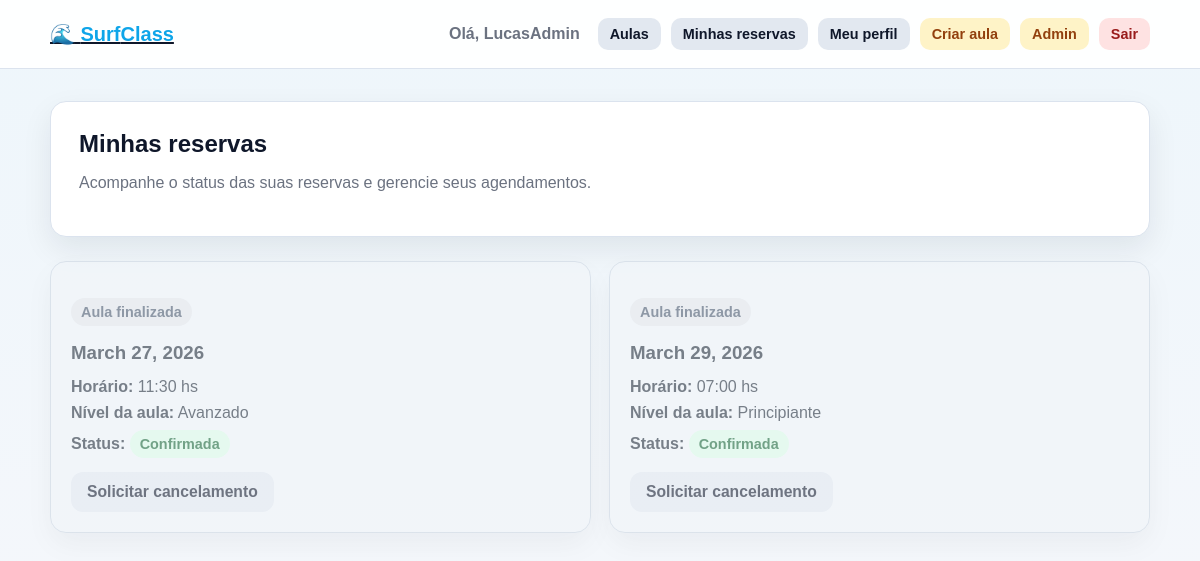
Screenshot of /api/mis-reservas/ (signed in) with the database file from the repository.
### surf_school/models.py (models this page shows, shortened)
class Reserva(models.Model):#Crea el modelo de Reserva
    ESTADO_OPCIONES = [#Opciones de estado de una reserva
        ('P', 'Pendiente'),
        ('C', 'Confirmada'),
        ('X', 'Cancelada'),
    ]
    alumno = models.ForeignKey(Alumno, on_delete=models.CASCADE)#el alumno es la llave foranea, haciendo que la existencia de la reserva dependa de la existencia del alumno en la base de de datos
    clase = models.ForeignKey(Clase, on_delete=models.CASCADE)#la clase es la llave foranea, haciendo que la existencia de la reserva dependa de la existencia de la clase en la base de datos
    estado = models.CharField(max_length=1, choices=ESTADO_OPCIONES, default='P')#El estado por defecto es Pendiente , se selecciona a partir de ESTADO_OPCIONES

class Clase(models.Model):#Modelo para clases
    TURNO_OPCIONES = [#opciones de turnos:
        ('1', '07:00 hs'),
        ('2', '08:30 hs'),
        ('3', '10:00 hs'),
        ('4', '11:30 hs'),
        ('5', '13:00 hs'),
        ('6', '14:30 hs'),
        ('7', '16:30 hs'),
    ]
    fecha = models.DateField(default=fecha_default)#la fecha tine que tener formato de fecha(por defecto selecciona la fecha del dia siguiente)
    turno = models.CharField(max_length=1, choices=TURNO_OPCIONES)#el turno se selecciona de las opciones disponibles en TURNO_OPCIONES
    cupo_maximo = models.IntegerField(default=5)#Numero maximo de alumnos por clase(5 por defecto)
    nivel = models.CharField(max_length=1, choices=Alumno.NIVEL, default='P')#El nivel de la clase se selecciona de las opciones de NIVEL disponibles en el modelo Alumno(por defecto principiante)

### surf_school/views.py (the view)
# urls.py: path('mis-reservas/', mis_reservas, name='mis_reservas'),
@login_required#para realizar la siguiente funcion precisa estar logueado
def mis_reservas(request):
    try:
        alumno = request.user.alumno
        reservas = list(
            Reserva.objects.filter(alumno=alumno)
            .select_related('clase')
            .order_by('clase__fecha', 'clase__turno')#nos filtra las reserva y ordena por fecha y turno
        )
    except Alumno.DoesNotExist:
        reservas = []
        messages.error(request, 'Tu usuario no tiene un perfil de alumno asociado.')
        return render(request, 'reservas.html', {'reservas': reservas})#solo toma usuario valido con aluno registrado
    ahora = timezone.localtime()#fecha y hora actual
    hoy = ahora.date()#solo fecha
    hora_actual = ahora.time()#solo hora
    horas_turno = {
        '1': time(7, 0),
        '2': time(8, 30),
        '3': time(10, 0),
        '4': time(11, 30),
        '5': time(13, 0),
        '6': time(14, 30),
        '7': time(16, 30),
    }#horarios de clases
    for reserva in reservas:
        hora_clase = horas_turno.get(reserva.clase.turno)
        ya_paso = False#funcion para filtrar aulas por horas
        if reserva.clase.fecha < hoy:
            ya_paso = True
        elif reserva.clase.fecha == hoy and hora_clase and hora_clase < hora_actual:
            ya_paso = True#solo nos devuelve las aulas que no sucedieron todavia
        reserva.ya_paso = ya_paso
        reserva.apagada = ya_paso or reserva.estado == 'X'
    return render(request, 'reservas.html', {'reservas': reservas})

### surf_school/templates/reservas.html (shortened to what this page needs)
{% extends 'base.html' %}
{% block content %}
<section class="hero">
    <h1>Minhas reservas</h1>
    <p>Acompanhe o status das suas reservas e gerencie seus agendamentos.</p>
</section>
<section class="grid grid-2">
    {% for reserva in reservas %}
        <article class="card {% if reserva.apagada %}card-muted{% endif %}">
        {% if reserva.ya_paso %}
            <p><span class="badge badge-secondary">Aula finalizada</span></p>
        {% endif %}
            <h3>{{ reserva.clase.fecha }}</h3>
            <div class="info-list">
                <p><strong>Horário:</strong> {{ reserva.clase.get_turno_display }}</p>
                <p><strong>Nível da aula:</strong> {{ reserva.clase.get_nivel_display }}</p>
                <p>
                    <strong>Status:</strong>
                    {% if reserva.estado == 'P' %}
                        <span class="badge badge-warning">{{ reserva.get_estado_display }}</span>
                    {% elif reserva.estado == 'C' %}
                        <span class="badge badge-success">{{ reserva.get_estado_display }}</span>
                    {% else %}
                        <span class="badge badge-danger">{{ reserva.get_estado_display }}</span>
                    {% endif %}
                </p>
            </div>
            <div class="actions-row">
                {% if reserva.estado == 'P' %}
                    <form method="post" action="{% url 'cancelar_reserva' reserva.id %}" onsubmit="return confirm('Tem certeza de que deseja cancelar esta reserva?');">
                        {% csrf_token %}
                        <button type="submit" class="btn-danger">Cancelar reserva</button>
                    </form>
                {% elif reserva.estado == 'C' %}
                    <a class="btn btn-secondary" href="{% url 'solicitar_cancelacion' reserva.id %}">Solicitar cancelamento</a>
                {% endif %}
            </div>
        </article>
    {% empty %}
        <div class="empty-state">
            <p>Você ainda não tem reservas.</p>
        </div>
    {% endfor %}
</section>
{% endblock %}

### surf_school/templates/base.html (shortened to what this page needs)
{% load static %}
<!DOCTYPE html>
<html lang="pt-BR">
<head>
    <link rel="stylesheet" href="{% static 'css/main.css' %}">
</head>
<body>
    {% block topbar %}
    <header class="topbar topbar-elevated">
        <div class="container topbar-inner">
            <a href="{% url 'clases' %}" class="brand brand-link">
                <span class="brand-mark">🌊</span>
                <span>Surf<span>Class</span></span>
            </a>
            <nav class="nav-actions">
                {% if user.is_authenticated %}
                    <span class="nav-user">Olá, {{ user.username }}</span>
                    <a class="nav-btn" href="{% url 'clases' %}">Aulas</a>
                    <a class="nav-btn" href="{% url 'mis_reservas' %}">Minhas reservas</a>
                    <a class="nav-btn" href="{% url 'editar_perfil' %}">Meu perfil</a>
                    {% if user.is_staff %}
                        <a class="nav-btn admin" href="{% url 'crear_clase' %}">Criar aula</a>
                        <a class="nav-btn admin" href="{% url 'gestionar_reservas' %}">Admin</a>
                    {% endif %}
                    <a class="nav-btn logout" href="{% url 'logout' %}">Sair</a>
                {% else %}
                    <a class="nav-btn" href="{% url 'login' %}">Entrar</a>
                    <a class="nav-btn primary" href="{% url 'register' %}">Criar conta</a>
                {% endif %}
            </nav>
        </div>
    </header>
    {% endblock %}
    <main class="page">
        <div class="container {% block container_class %}{% endblock %}">
            {% block content %}{% endblock %}
        </div>
    </main>
</body>
</html>

### surf_school/static/css/main.css (style rules this page uses)
:root { --bg: #f4f7fb; --surface: #ffffff; --surface-soft: #f8fafc; --text: #1f2937; --muted: #6b7280; --border: #dbe3ee; --primary: #0ea5e9; --primary-hover: #0284c7; --success: #16a34a; --warning: #d97706; --danger: #dc2626; --danger-hover: #b91c1c; --shadow: 0 12px 30px rgba(15, 23, 42, 0.08); --radius: 16px; }
* { box-sizing: border-box; }
body { margin: 0; font-family: Arial, sans-serif; background: linear-gradient(180deg, #eef6fb 0%, var(--bg) 100%); color: var(--text); }
.container { width: min(1100px, calc(100% - 32px)); margin: 0 auto; }
.page { padding: 32px 0 48px; }
.topbar { background: rgba(255, 255, 255, 0.92); backdrop-filter: blur(8px); border-bottom: 1px solid var(--border); position: sticky; top: 0; z-index: 10; }
.topbar-inner { min-height: 68px; display: flex; align-items: center; justify-content: space-between; gap: 16px; flex-wrap: wrap; padding: 14px 0; }
.brand { font-size: 1.25rem; font-weight: 700; color: #0f172a; }
.brand span { color: var(--primary); }
.nav-links, .inline-links, .actions-row { display: flex; flex-wrap: wrap; gap: 10px; align-items: center; }
.hero, .card, .form-card, .info-card, .empty-state, .message { background: var(--surface); border: 1px solid var(--border); border-radius: var(--radius); box-shadow: var(--shadow); }
.hero { padding: 28px; margin-bottom: 24px; }
.hero h1, .hero h2, .section-title, .form-card h1, .form-card h2 { margin-top: 0; margin-bottom: 10px; color: #0f172a; }
.hero p, .subtitle, .muted { color: var(--muted); }
.grid { display: grid; gap: 18px; }
.grid-2 { grid-template-columns: repeat(auto-fit, minmax(280px, 1fr)); }
.card { padding: 20px; }
.card h3 { margin-top: 0; margin-bottom: 12px; }
.info-list { display: grid; gap: 8px; margin: 14px 0; }
.info-list p { margin: 0; }
.badge { display: inline-flex; align-items: center; padding: 6px 10px; border-radius: 999px; font-size: 0.9rem; font-weight: 700; background: #e0f2fe; color: #075985; }
.badge-success { background: #dcfce7; color: #166534; }
.btn, button { display: inline-flex; align-items: center; justify-content: center; gap: 8px; padding: 11px 16px; border: none; border-radius: 12px; cursor: pointer; font-weight: 700; font-size: 0.98rem; text-decoration: none; transition: transform 0.15s ease, opacity 0.15s ease, background-color 0.15s ease; }
.btn-secondary { background: #e2e8f0; color: #0f172a; }
.nav-actions { display: flex; align-items: center; gap: 10px; flex-wrap: wrap; }
.nav-user { font-weight: 600; color: var(--muted); margin-right: 8px; }
.nav-btn { padding: 8px 12px; border-radius: 10px; text-decoration: none; font-weight: 600; font-size: 0.9rem; background: #e2e8f0; color: #0f172a; transition: 0.2s; }
.nav-btn.logout { background: #fee2e2; color: #991b1b; }
.nav-btn.admin { background: #fef3c7; color: #92400e; }
.card-muted { opacity: 0.58; background: #f1f5f9; border-color: #cbd5e1; }
.badge-secondary { background: #e5e7eb; color: #475569; }

### rows the page displays
Reserva: shows "Aula finalizada", clase.fecha "March 27, 2026", clase.turno "11:30 hs", clase.nivel "Avanzado", estado "Confirmada", shows "Solicitar cancelamento"
Reserva: shows "Aula finalizada", clase.fecha "March 29, 2026", clase.turno "07:00 hs", clase.nivel "Principiante", estado "Confirmada", shows "Solicitar cancelamento"

### other values shown
{{ user.username }} "LucasAdmin"
